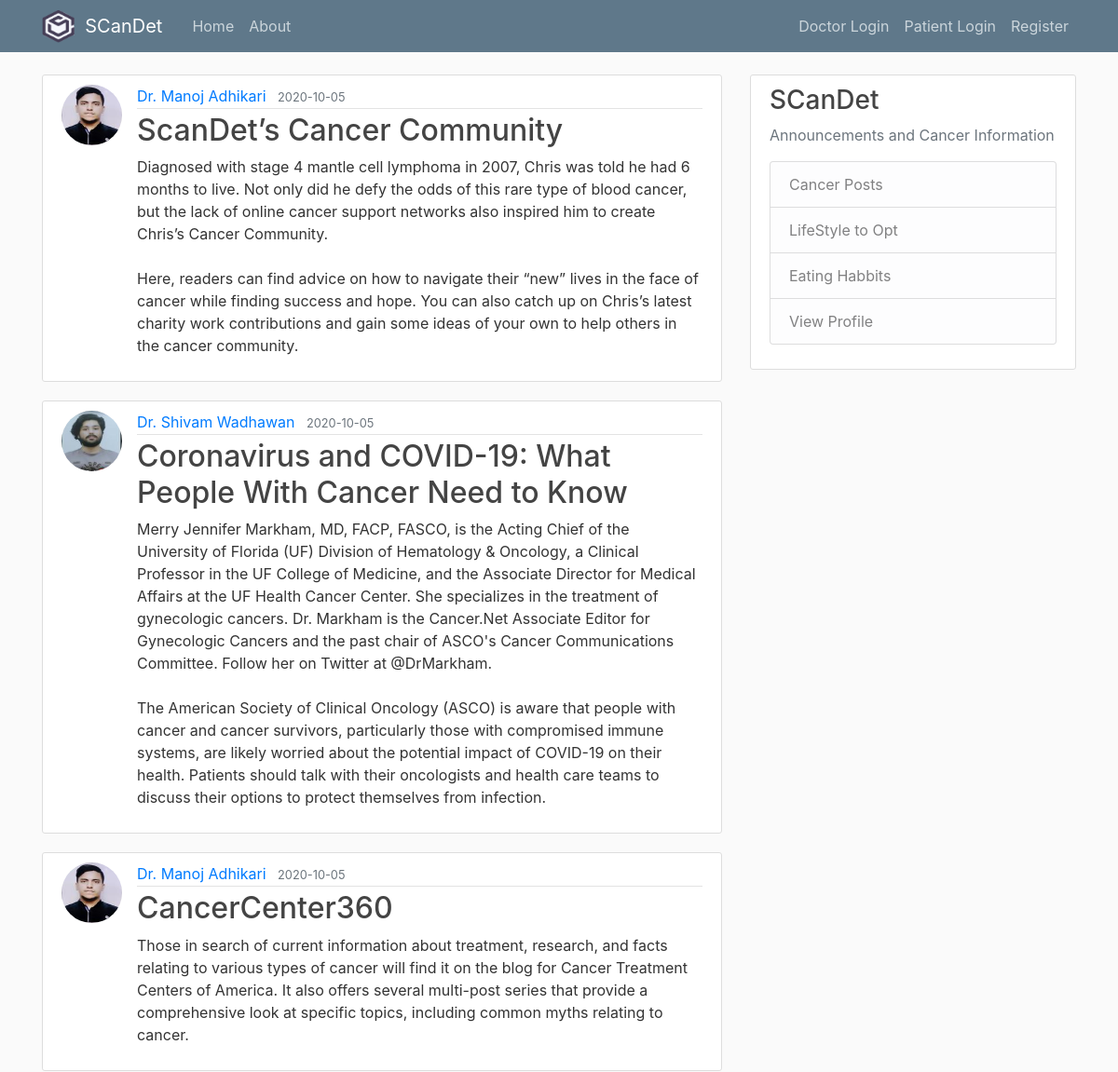
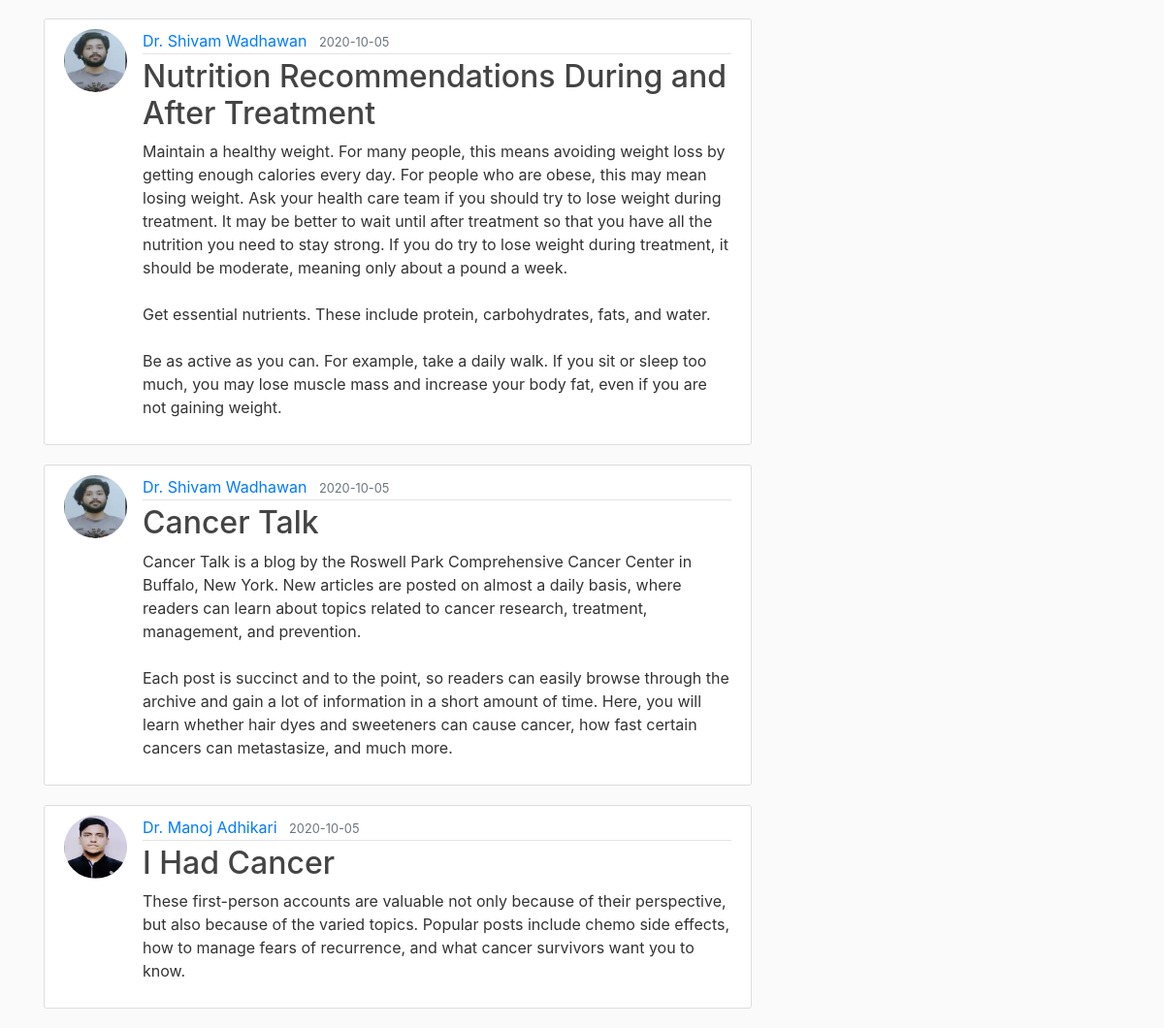
The page /home on the database its author committed (2 pictures, top to bottom).
### flaskblog/models.py (models this page shows, shortened)
class Post(db.Model):
    id = db.Column(db.Integer, primary_key=True)
    title = db.Column(db.String(100), nullable=False)
    date_posted = db.Column(db.DateTime, nullable=False, default=datetime.utcnow)
    content = db.Column(db.Text, nullable=False)
    user_id = db.Column(db.Integer, db.ForeignKey('user.id'), nullable=False)

class User(db.Model, UserMixin):
    id = db.Column(db.Integer, primary_key=True)
    username = db.Column(db.String(20), unique=True, nullable=False)
    email = db.Column(db.String(120), unique=True, nullable=False)
    image_file = db.Column(db.String(20), nullable=False, default='default.jpg')
    password = db.Column(db.String(60), nullable=False)
    posts = db.relationship('Post', backref='author', lazy=True)

### flaskblog/routes.py (the view)
@app.route("/")
@app.route("/home")
def home():
    posts = Post.query.all()
    return render_template('home.html', posts=posts)

### flaskblog/templates/home.html
{% extends "layout.html" %}
{% block content %}
	{% for post in posts %}
		<article class="media content-section">
        <image class = "rounded-circle article-img" src="{{ url_for('static', filename='profile_pics/' + post.author.image_file) }}">
  			<div class="media-body">
    			<div class="article-metadata">
      				<a class="mr-2" href="#">{{ post.author.username }}</a>
      				<small class="text-muted">{{ post.date_posted.strftime('%Y-%m-%d') }}</small>
    			</div>
    			<h2><a class="article-title" href="
      {{ url_for('post', post_id=post.id) }}">{{ post.title }}</a></h2>
    			<p class="article-content">{{ post.content }}</p>
  			</div>
		 </article>
	{% endfor %}
{% endblock content %}

### flaskblog/templates/layout.html (shortened to what this page needs)
<!DOCTYPE html>
<html>
<head>
    <link rel="stylesheet" href="https://maxcdn.bootstrapcdn.com/bootstrap/4.0.0/css/bootstrap.min.css">
    <link rel="stylesheet" type="text/css" href="{{ url_for('static', filename='main.css') }}">
</head>
<body>
    <header class="site-header">
      <nav class="navbar navbar-expand-md navbar-dark bg-steel fixed-top">
        <div class="container">
          <img class="logo" src="/static/logo_3.png" alt="logo" style="height: 35px;width: 35px;">
          <a class="navbar-brand mr-4" href="/">&nbsp SCanDet</a>
          <div class="collapse navbar-collapse" id="navbarToggle">
            <div class="navbar-nav mr-auto">
              <a class="nav-item nav-link" href="{{ url_for('home') }}">Home</a>
              <a class="nav-item nav-link" href="{{ url_for('about') }}">About</a>
            </div>
            <div class="navbar-nav">
              {% if current_user.is_authenticated %}
              <a class="nav-item nav-link" href="{{ url_for('index') }}">Predictor</a>
              <a class="nav-item nav-link" href="{{ url_for('new_post') }}">New Post</a>
              <a class="nav-item nav-link" href="{{ url_for('account') }}">Account</a>
              <a class="nav-item nav-link" href="{{ url_for('logout') }}">Logout</a>
              {% else %}
              <a class="nav-item nav-link" href="{{ url_for('login') }}">Doctor Login</a>
              <a class="nav-item nav-link" href="{{ url_for('login') }}">Patient Login</a>
              <a class="nav-item nav-link" href="{{ url_for('register') }}">Register</a>
              {% endif %}
            </div>
          </div>
        </div>
      </nav>
    </header>
    <main role="main" class="container">
      <div class="row">
        <div class="col-md-8">
          {% block content %}{% endblock %}
        </div>
        <div class="col-md-4">
          <div class="content-section">
            <h3>SCanDet</h3>
            <p class='text-muted'>Announcements and Cancer Information
              <ul class="list-group">
                <li class="list-group-item list-group-item-light">Cancer Posts</li>
                <li class="list-group-item list-group-item-light">LifeStyle to Opt</li>
                <li class="list-group-item list-group-item-light">Eating Habbits</li>
                <li class="list-group-item list-group-item-light">View Profile</li>
              </ul>
            </p>
          </div>
        </div>
      </div>
    </main>
</body>
</html>

### flaskblog/static/main.css (style rules this page uses)
body { background: #fafafa; color: #333333; margin-top: 5rem; }
h1, h2, h3, h4, h5, h6 { color: #444444; }
.bg-steel { background-color: #5f788a; }
.site-header .navbar-nav .nav-link { color: #cbd5db; }
.content-section { background: #ffffff; padding: 10px 20px; border: 1px solid #dddddd; border-radius: 3px; margin-bottom: 20px; }
.article-title { color: #444444; }
.article-content { white-space: pre-line; }
.article-img { height: 65px; width: 65px; margin-right: 16px; }
.article-metadata { padding-bottom: 1px; margin-bottom: 4px; border-bottom: 1px solid #e3e3e3 }

### rows shown on the page
Post: image_file (picture), author.username "Dr. Manoj Adhikari", date_posted "2020-10-05", title "ScanDet’s Cancer Community", content "Diagnosed with stage 4 mantle cell lymphoma in 2007, Chris was told he had 6 months to live. Not only did he defy the odds of this rare type of blood cancer, but the lack of online cancer support networks also inspired him to create Chris’s Cancer Community. Here, readers can find advice on how to navigate their “new” lives in the face of cancer while finding success and hope. You can also catch up on Chris’s latest charity work contributions and gain some ideas of your own to help others in the cancer community."
Post: image_file (picture), author.username "Dr. Shivam Wadhawan", date_posted "2020-10-05", title "Coronavirus and COVID-19: What People With Cancer Need to Know", content "Merry Jennifer Markham, MD, FACP, FASCO, is the Acting Chief of the University of Florida (UF) Division of Hematology & Oncology, a Clinical Professor in the UF College of Medicine, and the Associate Director for Medical Affairs at the UF Health Cancer Center. She specializes in the treatment of gynecologic cancers. Dr. Markham is the Cancer.Net Associate Editor for Gynecologic Cancers and the past chair of ASCO's Cancer Communications Committee. Follow her on Twitter at @DrMarkham. The American Society of Clinical Oncology (ASCO) is aware that people with cancer and cancer survivors, particularly those with compromised immune systems, are likely worried about the potential impact of…"
Post: image_file (picture), author.username "Dr. Manoj Adhikari", date_posted "2020-10-05", title "CancerCenter360", content "Those in search of current information about treatment, research, and facts relating to various types of cancer will find it on the blog for Cancer Treatment Centers of America. It also offers several multi-post series that provide a comprehensive look at specific topics, including common myths relating to cancer."
Post: image_file (picture), author.username "Dr. Shivam Wadhawan", date_posted "2020-10-05", title "Nutrition Recommendations During and After Treatment", content "Maintain a healthy weight. For many people, this means avoiding weight loss by getting enough calories every day. For people who are obese, this may mean losing weight. Ask your health care team if you should try to lose weight during treatment. It may be better to wait until after treatment so that you have all the nutrition you need to stay strong. If you do try to lose weight during treatment, it should be moderate, meaning only about a pound a week. Get essential nutrients. These include protein, carbohydrates, fats, and water. Be as active as you can. For example, take a daily walk. If you sit or sleep too much, you may lose muscle mass and increase your body fat, even if you are not…"
Post: image_file (picture), author.username "Dr. Shivam Wadhawan", date_posted "2020-10-05", title "Cancer Talk", content "Cancer Talk is a blog by the Roswell Park Comprehensive Cancer Center in Buffalo, New York. New articles are posted on almost a daily basis, where readers can learn about topics related to cancer research, treatment, management, and prevention. Each post is succinct and to the point, so readers can easily browse through the archive and gain a lot of information in a short amount of time. Here, you will learn whether hair dyes and sweeteners can cause cancer, how fast certain cancers can metastasize, and much more."
Post: image_file (picture), author.username "Dr. Manoj Adhikari", date_posted "2020-10-05", title "I Had Cancer", content "These first-person accounts are valuable not only because of their perspective, but also because of the varied topics. Popular posts include chemo side effects, how to manage fears of recurrence, and what cancer survivors want you to know."
